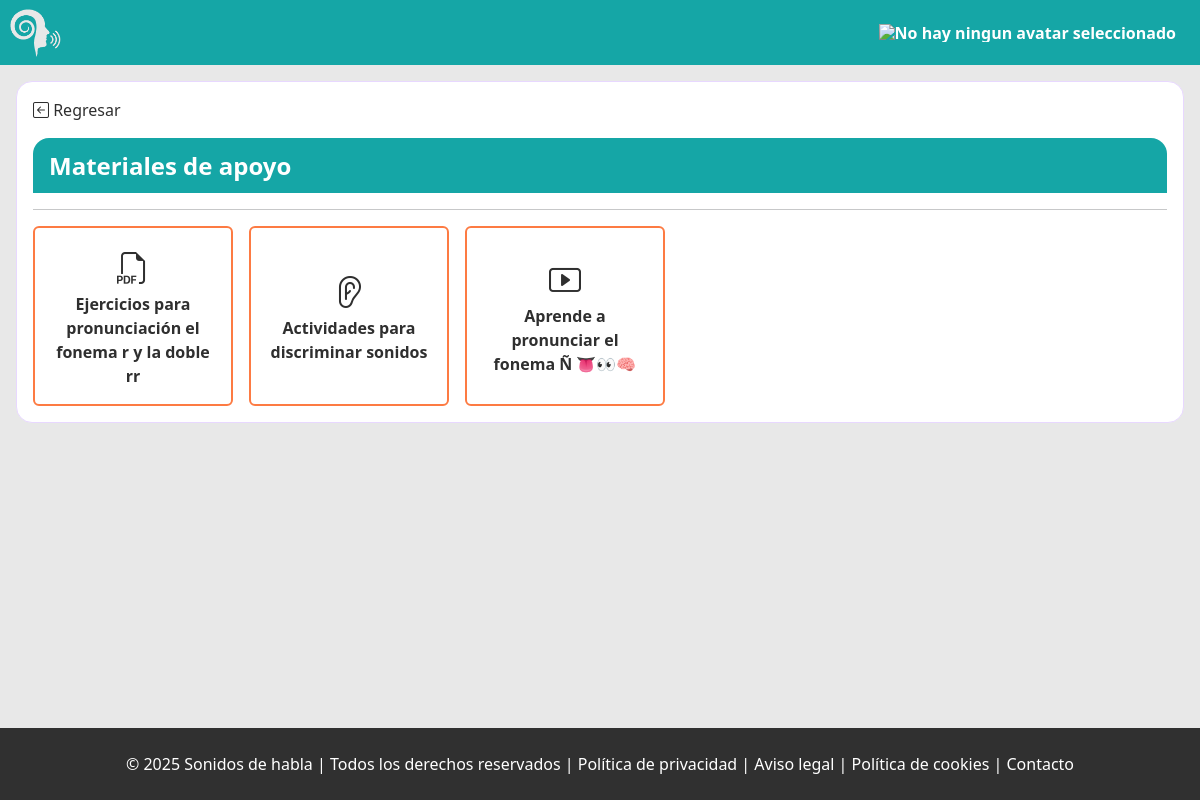
/view/patient/support-materials.php (signed in), run on an earlier commit of the app's database.
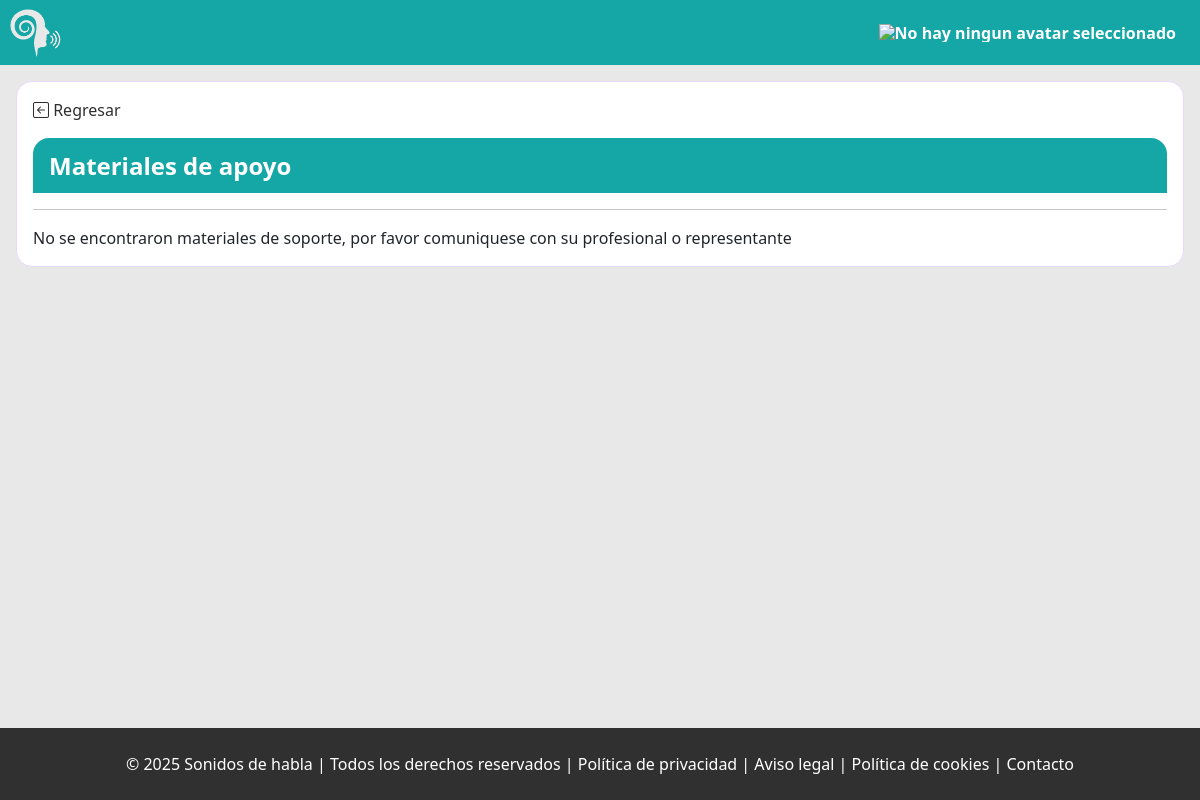
And on a later commit of the database.
### tables this page shows
CREATE TABLE `materiales_apoyo` (
  `id_material_apoyo` int(10) NOT NULL,
  `id_formato_material` int(10) NOT NULL,
  `Icono` varchar(25) NOT NULL,
  `titulo` varchar(80) NOT NULL,
  `url_material` varchar(250) NOT NULL
);

### view/patient/support-materials.php (the view, shortened to what this page needs)
<?php
function show_support_materials()
{
    include '../../php/connectionBD.php';
    try {
        $id_patient = $_SESSION['id_patient'];
        $get_support_materials_query = 'SELECT materiales_apoyo.id_material_apoyo, titulo, url_material , icono FROM
        pacientes_materiales_apoyo INNER JOIN materiales_apoyo  ON pacientes_materiales_apoyo.id_material_apoyo = materiales_apoyo.id_material_apoyo
        WHERE id_paciente = :id_patient';
        $get_support_materials_stmt = $pdo->prepare($get_support_materials_query);
        $get_support_materials_stmt->bindParam('id_patient', $id_patient, PDO::PARAM_INT);
        $get_support_materials_stmt->execute();
        $HTML_materials = '';
        if ($get_support_materials_stmt->rowCount() > 0) {
            $row_support_materials = $get_support_materials_stmt->fetchAll(PDO::FETCH_ASSOC);
            foreach ($row_support_materials as $value) {
                $download = match ($value['id_material_apoyo']) {
                    0 => 'download="Ejercicios para pronunciación el fonema r y la doble rr"',
                    7 => 'download="Ejercicios de respiración"',
                        default => ''
                };
                $HTML_materials .= '<div class="card-sopport-materials">
                                    <a href="' . $value['url_material'] . '"
                                       class="flex-center-full flex-column text-decoration-none color-white"
                                       '. $download . '>
                                        <i class="' . $value['icono'] . ' fs-2"></i>
                                        <span class="fw-bold">' . $value['titulo'] . '</span>
                                    </a>
                                </div>';
            }
            echo $HTML_materials;
        } else {
            echo 'No se encontraron materiales de soporte, por favor comuniquese con su profesional o representante';
        }
    } catch (PDOException $ex) {
        echo 'Sucedio un error por parte de la base de datos: ' . $ex->getMessage();
    }
}
?>
<!doctype html>
<html lang="es" class="full-heigh">
<head>
    <link rel="stylesheet" href="../../node_modules/bootstrap/dist/css/bootstrap.min.css">
    <link rel="stylesheet" href="../../node_modules/bootstrap-icons/font/bootstrap-icons.min.css">
    <link rel="stylesheet" href="../../css/reset.css">
    <link rel="stylesheet" href="../../css/components/body.css">
    <link rel="stylesheet" href="../../css/components/footer.css">
    <link rel="stylesheet" href="../../css/components/button.css">
    <link rel="stylesheet" href="../../css/components/input.css">
    <link rel="stylesheet" href="../../css/components/header.css">
    <link rel="stylesheet" href="../../css/components/auxiliary.css">
    <link rel="stylesheet" href="../../css/components/modal-window.css">
    <link rel="stylesheet" href="../../css/admin/header.css">
    <link rel="stylesheet" href="../../css/user/support-materials.css">
    <link rel="stylesheet" href="../../css/user/main.css">
</head>
<body>
    <?php include '../include/patient/header.php'; ?>
    <main class="flex-start-full ">
        <section class="main__content support-materials ">
            <div class="back mb-3">
                <a href="./home.php" class="text-decoration-none text__more-black">
                    <i class="bi bi-arrow-left-square"></i>
                    Regresar
                </a>
            </div>
            <strong class="support-materials__title fs-4">Materiales de apoyo</strong>
            <hr>
            <div class="d-flex gap-3 flex-wrap">
            <?php
                show_support_materials();
                ?>
            </div>
        </section>
    </main>
    <?php include '../include/footer.php'; ?>
</body>
</html>

What changed in the data, as far as the page shows it:
no longer on this page (row edited): materiales_apoyo: titulo "Ejercicios para pronunciación el fonema r y la doble rr"
no longer on this page (row edited): materiales_apoyo: titulo "Actividades para discriminar sonidos"
removed materiales_apoyo: titulo "Aprende a pronunciar el fonema Ñ 👅👀🧠"
Also different on the page:
text now shown: "No se encontraron materiales de soporte, por favor comuniquese con su profesional o representante"
